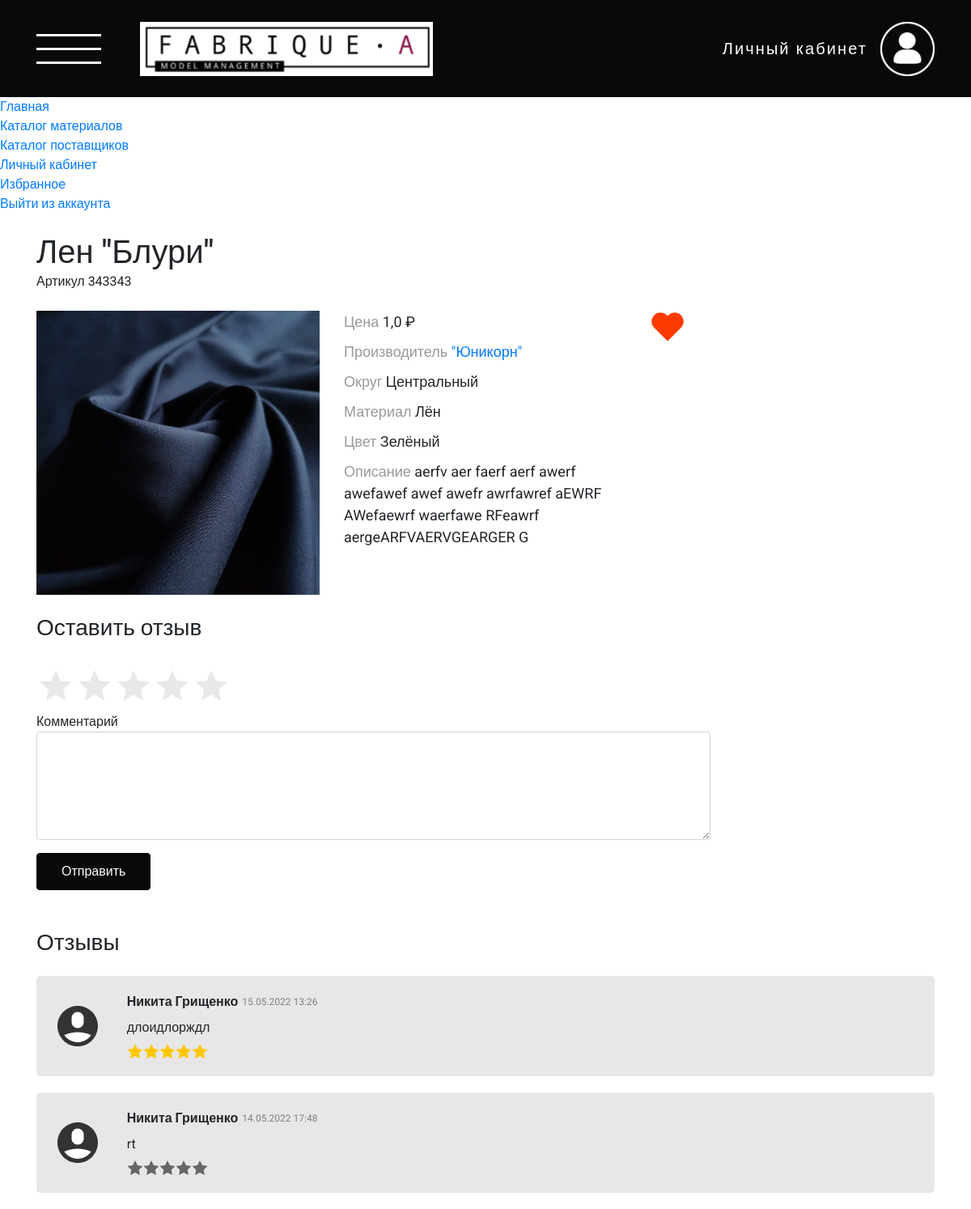
/cloth/1/ (signed in), run on the app's committed database.
### cloth/models.py (models this page shows, shortened)
class Cloth(models.Model):
    MATERIAL = [
    ('Текстильные', (
            ('g1e1', 'Хлопок'),
            ('g1e2', 'Лён'),
            ('g1e3', 'Шерсть'),
            ('g1e4', 'Шёлк'),
            ('g1e5', 'Эко-кожа'),
        )
    ),
    ('Технические', (
            ('g2e1', 'Огнестойкая'),
            ('g2e2', 'Для фильтрации'),
            ('g2e3', 'Водостойкая'),
            ('g2e4', 'Обтирочная'),
            ('g2e5', 'Изоляционная'),
        )
    ),
]
    COLOR = [
    ('Без принта', (
            ('white', 'Белый'),
            ('black', 'Черный'),
            ('blue', 'Синий'),
            ('red', 'Красный'),
            ('yellow', 'Жёлтый'),
            ('green', 'Зелёный'),
            ('orange', 'Оранжевый'),
            ('gray', 'Серый'),
            ('brown', 'Коричневый'),
            ('cyan', 'Голубой'),
        )
    ),
    ('С принтом', (
            ('dots', 'Горошек'),
            ('cell', 'Клетка'),
            ('graphic', 'Графический'),
            ('floral', 'Цветочный'),
            ('strip', 'Полоска'),
            ('cartoon', 'Мультяшный'),
        )
    ),
]
    name = models.CharField(max_length=255, verbose_name=_("Название"))
    image = models.ImageField(null=False, blank=False, verbose_name=_("Фото"))
    supplier = models.ForeignKey(Supplier, verbose_name=_("Поставщик"), on_delete=models.CASCADE)
    price = models.FloatField(_("Цена"))
    material = models.CharField(_("Материал"), max_length=25, choices = MATERIAL)
    color = models.CharField(_("Цвет"), max_length=25, choices = COLOR)
    description = models.CharField(max_length=350, null=True, blank=True, verbose_name=_("Описание"))
    article = models.IntegerField(_("Артикул"), unique=True, help_text='6 уникальных цифр')
    class Meta:
        verbose_name = _("Ткань")
        verbose_name_plural = _("Ткани")

class Supplier(models.Model):
    DISTRICT = [
    ('cenral', 'Центральный'),
    ('northwest', 'Северо-западный'),
    ('ural', 'Уральский'),
    ('south', 'Южный'),
    ('privolzhsky', 'Приволжский'),
    ('fareastern', 'Дальневосточный'),
    ('siberian', 'Сибирский'),
]
    name = models.CharField(max_length=254, verbose_name=_("Название"))
    description = models.CharField(max_length=254, verbose_name=_("Описание"), null=True, blank=True)
    date_of_foundation = models.CharField(max_length=254, verbose_name=_("Дата основания"), null=True, blank=True)
    logo = models.ImageField(null=True, blank=True, verbose_name=_("Логотип"))
    district = models.CharField(_("Округ"), max_length=25, choices = DISTRICT)
    types_of_fabrics = models.CharField(_("Виды тканей"), max_length=254, null=True, blank=True)
    address = models.CharField(max_length=254, null=True, blank=True, verbose_name=_("Адрес"))
    phone = models.CharField(max_length=254, null=True, blank=True, verbose_name=_("Номер телефона"))
    email = models.EmailField(_("E-mail"), max_length=254, null=True, blank=True)
    link_to_the_catalog = models.URLField(_("Ссылка на каталог"), max_length=200, null=True, blank=True)
    link_to_the_site = models.URLField(_("Ссылка на сайт"), max_length=200, null=True, blank=True)
    class Meta:
        verbose_name = _("Поставщик")
        verbose_name_plural = _("Поставщики")

class FeedbackToCloth(models.Model):
    user = models.ForeignKey(User, verbose_name=_("Пользователь"), on_delete=models.CASCADE)
    cloth = models.ForeignKey(Cloth, verbose_name=_("Ткань"), on_delete=models.CASCADE)
    date_created = models.DateTimeField(_("Дата создания"), default=timezone.now)
    rating = models.IntegerField(_("Рейтинг"), validators=[
            MaxValueValidator(5),
            MinValueValidator(0)
        ])
    text = models.CharField(_("Текст"), max_length=300)
    class Meta:
        verbose_name = _("Отзыв к ткани")
        verbose_name_plural = _("Отзыв к ткани")

### user/models.py (models this page shows, shortened)
class User(AbstractBaseUser, PermissionsMixin):
    username_validator = UnicodeUsernameValidator()
    username = models.CharField(
        _("username"),
        max_length=150,
        unique=True,
        help_text=_(
            "Required. 150 characters or fewer. Letters, "
            "digits and @/./+/-/_ only."
        ),
        validators=[username_validator],
        error_messages={
            "unique": _("A user with that username already exists."),
        },
    )
    first_name = models.CharField(_("Имя"), max_length=30)
    last_name = models.CharField(_("Фамилия"), max_length=150)
    patronymic = models.CharField(_("Отчество"), max_length=150)
    email = models.EmailField(_("Электронная почта"))
    phone = models.CharField(_("Номер телефона"), max_length=25)
    is_staff = models.BooleanField(
        _("Администратор"),
        default=False,
        help_text=_(
            "Designates whether the user can log into this admin site."
        ),
    )
    is_active = models.BooleanField(
        _("Активный"),
        default=True,
        help_text=_(
            "Designates whether this user should be treated as active. "
            "Unselect this instead of deleting accounts."
        ),
    )
    date_joined = models.DateTimeField(_("Дата создания учетной записи"), default=timezone.now)
    objects = UserManager()
    EMAIL_FIELD = "email"
    USERNAME_FIELD = "username"
    REQUIRED_FIELDS = ["email"]
    class Meta:
        verbose_name = _("Пользователь")
        verbose_name_plural = _("Пользователи")

### cloth/views.py (the view)
# urls.py: path("<int:pk>/", ClothDetailView.as_view(), name="detail"),
class ClothDetailView(DetailView):
    model = Cloth
    template_name = "pages/cloth/detail.html"
    def get_context_data(self, **kwargs):
        context = super().get_context_data(**kwargs)
        context['object'] = Cloth.objects.get(id=self.kwargs['pk'])
        if self.request.user.is_authenticated:
            try:
                is_favourites = Favourites.objects.get(
                    user=self.request.user,
                    cloth_id = self.kwargs['pk']
                )
                if is_favourites:
                    context['is_favourites'] = True
            except Favourites.DoesNotExist:
                context['is_favourites'] = False
        else:
            context['is_favourites'] = False
        context['feedbacks'] = FeedbackToCloth.objects.filter(cloth_id=self.kwargs['pk']).order_by('-date_created')
        return context

### templates/pages/cloth/detail.html (shortened to what this page needs)
{% extends "base.html" %}
{% load static %}
{% block header %}
  {% include 'include/header.html' %}
{% endblock header %}
{% block content %}
  <section class="cloth-detail">
    <div class="container">
      <div class="row">
        <div class="col-12 my-4">
          <h1 class="cloth-detail__title">
            {{object.name}}
          </h1>
          <p>
            Артикул {{object.article}}
          </p>
        </div>
      </div>
      <div class="row">
        <div class="col-12 col-sm-6 col-md-4">
          {% if object.image %}
            <img src="{{object.image.url}}" alt="image" class="img-fluid">
          {% endif %}
        </div>
        <div class="col-12 col-sm-6 col-md-4 cloth-detail-specifications">
          <p>
            <span style="color: rgb(153, 153, 153);">Цена</span> {{object.price}} ₽
          </p>
          <p>
            <span style="color: rgb(153, 153, 153);">
              Производитель
            </span>
            <a href="{% url 'cloth:supplier-detail' pk=object.supplier.pk %}">
              {{object.supplier.name}}
            </a>
          </p>
          <p>
            <span style="color: rgb(153, 153, 153);">Округ</span> {{object.supplier.get_district_display}}
          </p>
          <p>
            <span style="color: rgb(153, 153, 153);">Материал</span> {{object.get_material_display}}
          </p>
          <p>
            <span style="color: rgb(153, 153, 153);">Цвет</span> {{object.get_color_display}}
          </p>
          <p>
            <span style="color: rgb(153, 153, 153);">Описание</span> {{object.description}}
          </p>
        </div>
        {% if user.is_authenticated %}
          <div class="col-4">
            {% if is_favourites %}
              <img class="cloth-detail-heart" onclick="location.href='{% url 'cloth:delete-from-favorites' pk=object.id %}'" src="{% static 'images/heart-red.svg' %}" alt="heart-red">
            {% else %}
              <img class="cloth-detail-heart" onclick="location.href='{% url 'cloth:add-to-favorites' pk=object.id %}'" src="{% static 'images/heart-grey.svg' %}" alt="heart-red">
            {% endif %}
          </div>
        {% endif %}
      </div>
      <div class="row mb-5">
        <div class="col-12 my-4">
          <h3>Оставить отзыв</h3>
        </div>
        {% if user.is_authenticated %}
          <div class="col-12">
            <form action="{% url 'cloth:send-feedback' pk=object.id %}" method="POST">
              <input
              class="rating my-2"
              name="rating"
              max="5"
              oninput="this.style.setProperty('--value', `${this.valueAsNumber}`)"
              step="1"
              style="--value:0"
              type="range"
              value="0"
              data-toggle="tooltip"
              data-placement="right"
              title="Зажмите и тяните в нужную сторону"
              >
              <p>Комментарий</p>
              <textarea  class="form-control w-75" rows="5" cols="45" name="text" maxlength="300" required
              ></textarea>
              <input class="btn main-btn mt-3" type="submit" value="Отправить">
            </form>
          </div>
        {% else %}
          <div class="col-12">
            <a href="{% url 'login' %}">Авторизируйтесь</a>, чтобы оставлять отзывы
          </div>
        {% endif %}
      </div>
      <div class="row">
        <div class="col-12 mb-4">
          <h3>
            Отзывы
          </h3>
        </div>
        {% if feedbacks|length == 0 %}
          <div class="col-12 mb-5">
            <p>
              Отзывов еще нет
            </p>
          </div>
        {% else %}
          {% for feedback in feedbacks %}
            <div class="col-12">
              <div class="feedback-box">
                <div class="row">
                  <div class="col-1 d-flex align-items-center justify-content-center">
                    <img class="d-none d-sm-block" src="{% static 'images/user-feenback.svg' %}" alt="user-feenback">
                  </div>
                  <div class="col-10">
                    <div class="d-flex align-items-center">
                      <p>
                        <strong>{{feedback.user.first_name}} {{feedback.user.last_name}}</strong>
                      </p>
                      <p class="feedback-box__date">
                        {{ feedback.date_created|date:"d.m.Y H:i" }}
                      </p>
                    </div>
                    <p class="my-2  ">
                      {{feedback.text}}
                    </p>
                    <div class="d-flex ">
                      {% if feedback.rating == 0 %}
                        <img src="{% static 'images/star-grey.svg' %}" alt="">
                        <img src="{% static 'images/star-grey.svg' %}" alt="">
                        <img src="{% static 'images/star-grey.svg' %}" alt="">
                        <img src="{% static 'images/star-grey.svg' %}" alt="">
                        <img src="{% static 'images/star-grey.svg' %}" alt="">
                      {% elif feedback.rating == 1 %}
                        <img src="{% static 'images/star.svg' %}" alt="">
                        <img src="{% static 'images/star-grey.svg' %}" alt="">
                        <img src="{% static 'images/star-grey.svg' %}" alt="">
                        <img src="{% static 'images/star-grey.svg' %}" alt="">
                        <img src="{% static 'images/star-grey.svg' %}" alt="">
                      {% elif feedback.rating == 2 %}
                        <img src="{% static 'images/star.svg' %}" alt="">
                        <img src="{% static 'images/star.svg' %}" alt="">
                        <img src="{% static 'images/star-grey.svg' %}" alt="">
                        <img src="{% static 'images/star-grey.svg' %}" alt="">
                        <img src="{% static 'images/star-grey.svg' %}" alt="">
                      {% elif feedback.rating == 3 %}
                        <img src="{% static 'images/star.svg' %}" alt="">
                        <img src="{% static 'images/star.svg' %}" alt="">
                        <img src="{% static 'images/star.svg' %}" alt="">
                        <img src="{% static 'images/star-grey.svg' %}" alt="">
                        <img src="{% static 'images/star-grey.svg' %}" alt="">
                      {% elif feedback.rating == 4 %}
                        <img src="{% static 'images/star.svg' %}" alt="">
                        <img src="{% static 'images/star.svg' %}" alt="">
                        <img src="{% static 'images/star.svg' %}" alt="">
                        <img src="{% static 'images/star.svg' %}" alt="">
                        <img src="{% static 'images/star-grey.svg' %}" alt="">
                      {% elif feedback.rating == 5 %}
                        <img src="{% static 'images/star.svg' %}" alt="">
                        <img src="{% static 'images/star.svg' %}" alt="">
                        <img src="{% static 'images/star.svg' %}" alt="">
                        <img src="{% static 'images/star.svg' %}" alt="">
                        <img src="{% static 'images/star.svg' %}" alt="">
                      {% endif %}
                    </div>
                  </div>
                </div>
              </div>
            </div>
          {% endfor %}
        {% endif %}
      </div>
    </div>
  </section>
{% endblock content%}

### static/css/main.css (style rules this page uses)
body { font-family: 'Roboto', sans-serif; font-weight: 400; font-size: 16px; }
*, *::before, *::after { box-sizing: border-box; }
body, h1, h2, h3, h4, p, ul[class], ol[class], li, figure, figcaption, blockquote, dl, dd { margin: 0; }
body { min-height: 100vh; scroll-behavior: smooth; text-rendering: optimizeSpeed; line-height: 1.5; }
a:not([class]) { text-decoration-skip-ink: auto; }
img { max-width: 100%; display: block; }
input, button, textarea, select { font: inherit; }
.main-btn { color: #fff; background: #080A07; padding: 10px 30px; border: 1px solid #080A07; }
.cloth-detail-specifications p { margin-bottom: 10px; font-size: 18px; }
.cloth-detail-heart { cursor: pointer; }
.feedback-box { background: rgb(231, 231, 231); padding: 20px; margin-bottom: 20px; border-radius: 5px; }
.feedback-box__date { font-size: 12px; margin-left: 5px; color: rgb(127, 127, 127); }

### static/css/index.css (style rules this page uses)
.rating { --dir: right; --fill: gold; --fillbg: rgba(100, 100, 100, 0.15); --stars: 5; --starsize: 3rem; --symbol: var(--star); --value: 1; --w: calc(var(--stars) * var(--starsize)); --x: calc(100% * (var(--value) / var(--stars))); block-size: var(--starsize); inline-size: var(--w); position: relative; touch-action: manipulation; -webkit-appearance: none; }
.rating, .rating-label { display: block; font-family: ui-sans-serif, system-ui, sans-serif; }

### data on the page
Cloth: name "Лен \"Блури\"", article "343343", image (picture), price "1,0", supplier.name "\"Юникорн\"", supplier.district "Центральный", material "Лён", color "Зелёный", description "aerfv aer faerf aerf awerf awefawef awef awefr awrfawref aEWRF AWefaewrf waerfawe RFeawrf aergeARFVAERVGEARGER G"
FeedbackToCloth: user.first_name "Никита", user.last_name "Грищенко", date_created "15.05.2022 13:26", text "длоидлорждл", rating 5 (drawn)
FeedbackToCloth: user.first_name "Никита", user.last_name "Грищенко", date_created "14.05.2022 17:48", text "rt", rating 0 (drawn)
